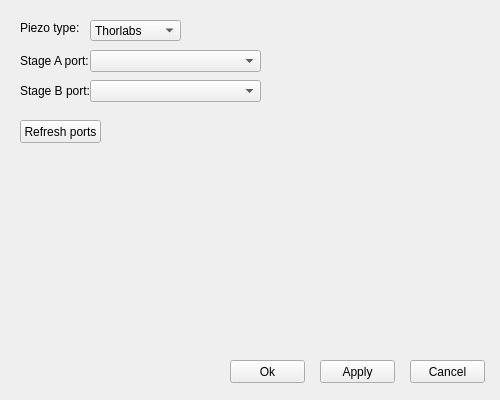
<?xml version="1.0" encoding="UTF-8"?>
<ui version="4.0">
 <class>widget</class>
 <widget class="QWidget" name="widget">
  <property name="geometry">
   <rect>
    <x>0</x>
    <y>0</y>
    <width>500</width>
    <height>400</height>
   </rect>
  </property>
  <property name="windowTitle">
   <string/>
  </property>
  <widget class="QPushButton" name="applyButton">
   <property name="geometry">
    <rect>
     <x>320</x>
     <y>360</y>
     <width>75</width>
     <height>23</height>
    </rect>
   </property>
   <property name="text">
    <string>Apply</string>
   </property>
  </widget>
  <widget class="QPushButton" name="cancelButton">
   <property name="geometry">
    <rect>
     <x>410</x>
     <y>360</y>
     <width>75</width>
     <height>23</height>
    </rect>
   </property>
   <property name="text">
    <string>Cancel</string>
   </property>
  </widget>
  <widget class="QPushButton" name="okButton">
   <property name="geometry">
    <rect>
     <x>230</x>
     <y>360</y>
     <width>75</width>
     <height>23</height>
    </rect>
   </property>
   <property name="text">
    <string>Ok</string>
   </property>
  </widget>
  <widget class="QLabel" name="label">
   <property name="geometry">
    <rect>
     <x>20</x>
     <y>20</y>
     <width>61</width>
     <height>16</height>
    </rect>
   </property>
   <property name="text">
    <string>Piezo type:</string>
   </property>
  </widget>
  <widget class="QComboBox" name="comboBox">
   <property name="geometry">
    <rect>
     <x>90</x>
     <y>20</y>
     <width>91</width>
     <height>21</height>
    </rect>
   </property>
   <item>
    <property name="text">
     <string>Thorlabs</string>
    </property>
   </item>
   <item>
    <property name="text">
     <string>New Focus</string>
    </property>
   </item>
  </widget>
  <widget class="QLabel" name="stageAPortLabel">
   <property name="geometry">
    <rect>
     <x>20</x>
     <y>50</y>
     <width>71</width>
     <height>21</height>
    </rect>
   </property>
   <property name="text">
    <string>Stage A port:</string>
   </property>
  </widget>
  <widget class="QLabel" name="label_3">
   <property name="geometry">
    <rect>
     <x>20</x>
     <y>80</y>
     <width>71</width>
     <height>21</height>
    </rect>
   </property>
   <property name="text">
    <string>Stage B port:</string>
   </property>
  </widget>
  <widget class="QPushButton" name="refreshPortsButton">
   <property name="geometry">
    <rect>
     <x>20</x>
     <y>120</y>
     <width>81</width>
     <height>23</height>
    </rect>
   </property>
   <property name="text">
    <string>Refresh ports</string>
   </property>
  </widget>
  <widget class="QComboBox" name="StageAcombo">
   <property name="geometry">
    <rect>
     <x>90</x>
     <y>50</y>
     <width>171</width>
     <height>22</height>
    </rect>
   </property>
  </widget>
  <widget class="QComboBox" name="StageBcombo">
   <property name="geometry">
    <rect>
     <x>90</x>
     <y>80</y>
     <width>171</width>
     <height>22</height>
    </rect>
   </property>
  </widget>
 </widget>
 <resources/>
 <connections/>
</ui>
